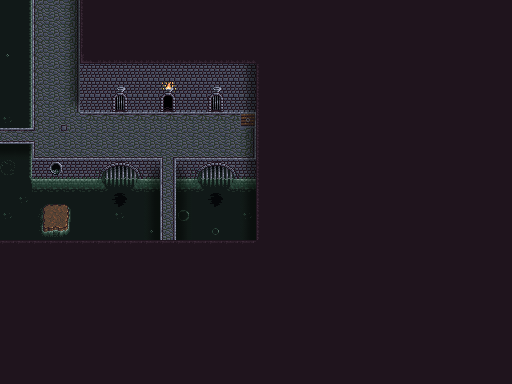

A 2D game scene composited from a Tiled map and its tileset images. What follows is a short description and the map's XML, with each tile layer's data collapsed to a summary:
An orthogonal 32x24 tile map with 16x16 px tiles, 3 tile layers (TileLayer1, TileLayer2, TOP), 2 tilesets.

<map version="1.0" orientation="orthogonal" renderorder="right-down" width="32" height="24" tilewidth="16" tileheight="16" nextobjectid="1">
 <tileset firstgid="1" name="SewersExtra" tilewidth="16" tileheight="16" tilecount="374" columns="17">
  <image source="../sewer_1.png" width="272" height="352" />
 </tileset>
 <tileset firstgid="375" name="cavetest" tilewidth="16" tileheight="16" tilecount="357" columns="17">
  <image source="../cave.png" width="272" height="336" />
 </tileset>
 <layer name="TileLayer1" width="32" height="24">
  <data>[768 cells, 196 non-empty, 29 distinct tile ids]</data>
 </layer>
 <layer name="TileLayer2" width="32" height="24">
  <data>[768 cells, 27 non-empty, 18 distinct tile ids]</data>
 </layer>
 <layer name="TOP" width="32" height="24">
  <data>[768 cells, 605 non-empty, 13 distinct tile ids]</data>
 </layer>
</map>
